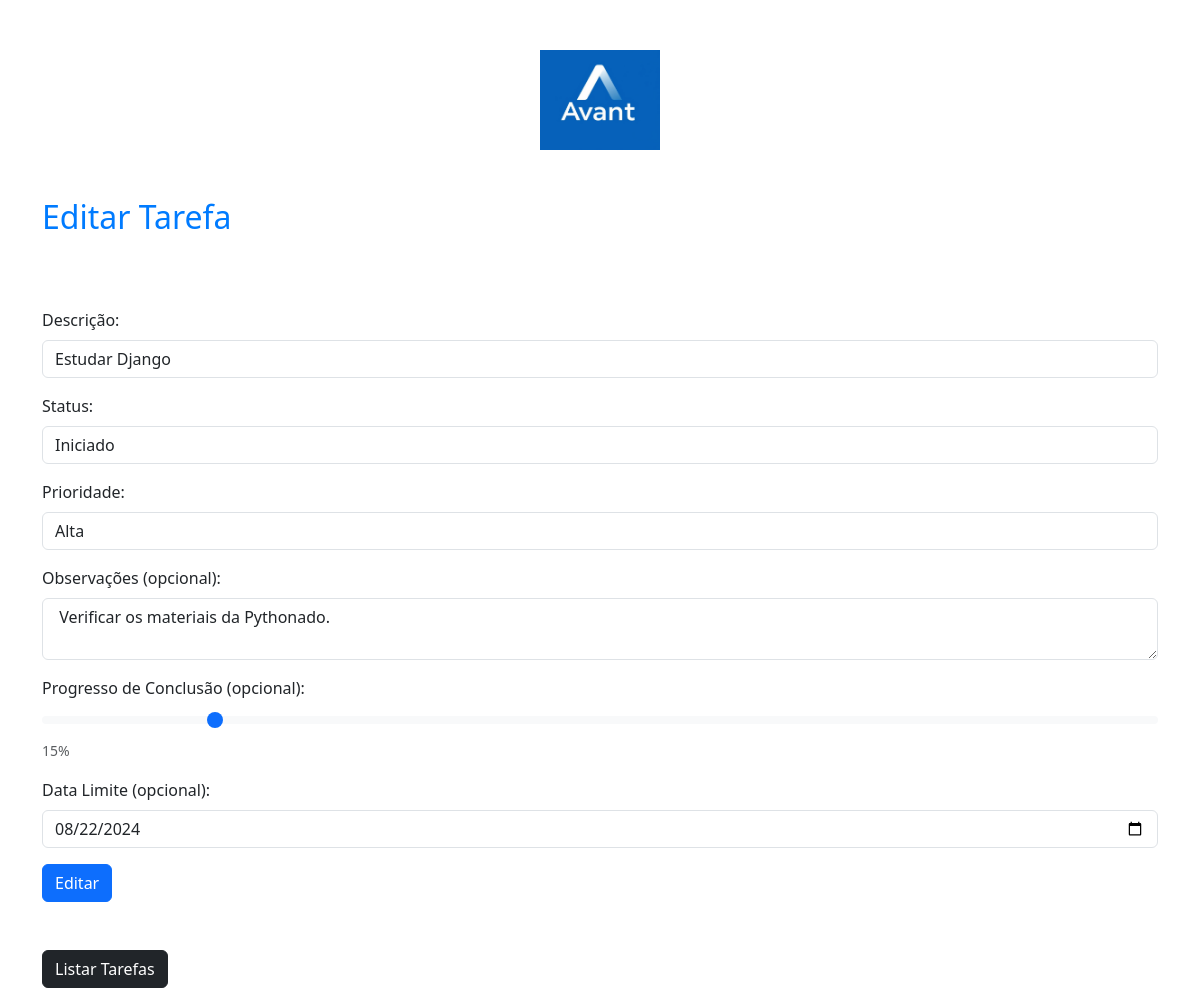
The page /editar_tarefa/7/ (signed in) on the database as committed earlier.
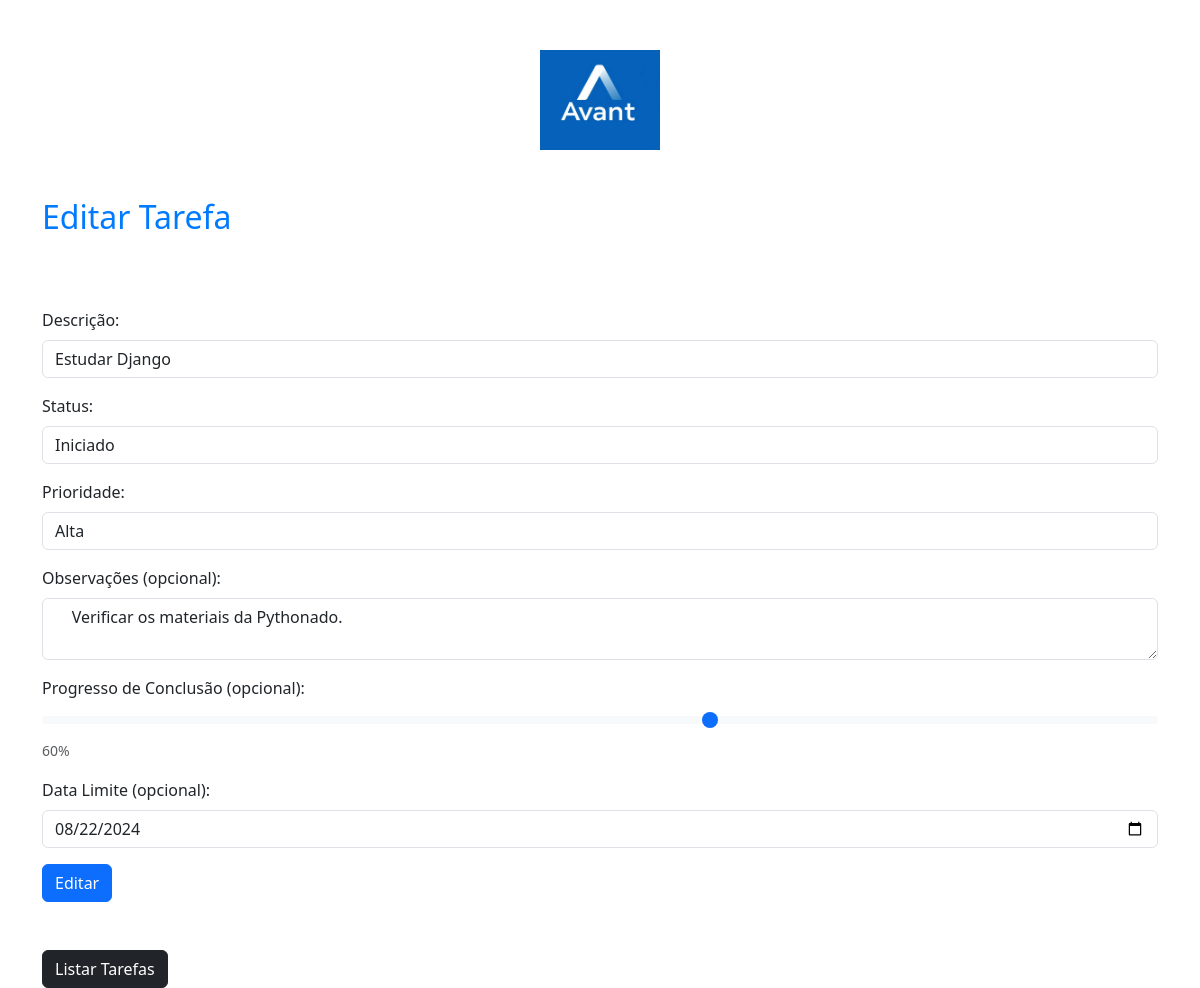
The same page on the database as committed later.
### tarefas/models.py (models this page shows, shortened)
class Tarefas(models.Model):
    status_choices = (
        (1, "Pendente"),
        (2, "Iniciado"),
        (3, "Concluído"),
        (4, "Excluído"),
    )
    prioridade_choices = (
        (1, "Baixa"),
        (2, "Média"),
        (3, "Alta"),
    )
    descricao = models.CharField(
        max_length=255, verbose_name="Descrição", null=False, blank=False
    )
    status = models.IntegerField(
        choices=status_choices, default=1, verbose_name="Status"
    )
    prioridade = models.IntegerField(
        choices=prioridade_choices, default=1, verbose_name="Prioridade"
    )
    obs = models.TextField(blank=True, null=True)
    progresso_conclusao = models.IntegerField(default=0, blank=True, null=True)
    dataInicio = models.DateTimeField(auto_now_add=True)
    dataFim = models.DateTimeField(blank=True, null=True)
    dataLimite = models.DateTimeField(blank=True, null=True)
    user = models.ForeignKey(User, on_delete=models.CASCADE)

### tarefas/views.py (the view)
# urls.py: path("editar_tarefa/<int:tarefa_id>/", views.editar_tarefa, name="editar_tarefa"),
def editar_tarefa(request, tarefa_id):
    tarefa = get_object_or_404(Tarefas, id=tarefa_id)
    if tarefa.user == request.user:
        if request.method == "POST":
            descricao = request.POST.get("descricao")
            status = int(request.POST.get("status"))
            prioridade = int(request.POST.get("prioridade"))
            obs = request.POST.get("obs")
            dataLimite = request.POST.get("dataLimite")
            if status == 3:
                dataFim = datetime.now().date()
                progresso_conclusao = 100
            else:
                dataFim = None
                progresso_conclusao = int(request.POST.get("progresso_conclusao"))
            try:
                dataLimite = datetime.strptime(dataLimite, "%Y-%m-%d").date()
            except ValueError:
                messages.add_message(
                    request,
                    constants.ERROR,
                    "Data Limite inválida. Utilize o formato DD-MM-YYYY.",
                )
                return render(
                    request,
                    "editar_tarefa.html",
                    {
                        "tarefa_editar": tarefa,
                        "status_choices": Tarefas.status_choices,
                        "prioridade_choices": Tarefas.prioridade_choices,
                    },
                )
            tarefa.descricao = descricao
            tarefa.status = status
            tarefa.prioridade = prioridade
            tarefa.obs = obs
            tarefa.progresso_conclusao = progresso_conclusao
            tarefa.dataLimite = dataLimite
            tarefa.dataFim = dataFim
            tarefa.save()  # Salva as alterações no banco de dados
            messages.add_message(
                request, constants.SUCCESS, "Tarefa editada com sucesso!"
            )
            return redirect("listar_tarefas")
        else:
            status_choices = Tarefas.status_choices
            prioridade_choices = Tarefas.prioridade_choices
            return render(
                request,
                "cadastrar_tarefa.html",
                {
                    "tarefa_editar": tarefa,
                    "status_choices": status_choices,
                    "prioridade_choices": prioridade_choices,
                },
            )
    else:
        messages.add_message(
            request, constants.ERROR, "Você não tem permissão para editar esta tarefa."
        )
        return redirect("listar_tarefas")

### tarefas/templates/cadastrar_tarefa.html (shortened to what this page needs)
{% load static %}
<!DOCTYPE html>
<html lang="pt-br">
<head>
    <link href="https://cdn.jsdelivr.net/npm/bootstrap@5.3.0-alpha1/dist/css/bootstrap.min.css" rel="stylesheet">
    <link rel="stylesheet" href="{% static 'tarefas/css/tarefas.css' %}">
</head>
<body>
    <div class="row justify-content-center mb-5">
        <div class="col-md-4 text-center">
          <img src="{% static 'geral/img/LogoAvant1.jpg' %}" alt="Logo" class="img-fluid" style="margin-top: 50px; max-width: 200px; max-height: 100px;">
        </div>
      </div>
    <div class="container mt-5">
        <h2 class="mb-4">{% if tarefa_editar %} Editar Tarefa {% else %} Cadastrar Tarefa {% endif %}</h2>
        <br>
        <br>
        {% if tarefa_editar %}
            <form action="{% url 'editar_tarefa' tarefa_editar.id %}" method="POST"> {% csrf_token %}
        {% else %}
            <form action="{% url 'cadastrar_tarefa' %}" method="POST"> {% csrf_token %}
        {% endif %}
            <div class="mb-3">
                <label for="descricao" class="form-label">Descrição:</label>
                <input type="text" class="form-control" id="descricao" name="descricao" required {% if tarefa_editar %} value="{{tarefa_editar.descricao}}" {% endif %}>
            </div>
            <div class="mb-3">
                <label for="status" class="form-label">Status:</label>
                <select class="form-control" id="status" name="status">
                    {% for status_value, status_label in status_choices %}
                        <option value="{{ status_value }}" {% if tarefa_editar.status == status_value %} selected {% endif %} >{{ status_label }}</option>
                    {% endfor %}
                </select>
            </div>
            <div class="mb-3">
                <label for="prioridade" class="form-label">Prioridade:</label>
                <select class="form-control" id="prioridade" name="prioridade">
                    {% for prioridade_value, prioridade_label in prioridade_choices %}
                        <option value="{{ prioridade_value }}" {% if tarefa_editar.prioridade == prioridade_value %} selected {% endif %}>{{ prioridade_label }}</option>
                    {% endfor %}
                </select>
            </div>
            <div class="mb-3">
                <label for="obs" class="form-label">Observações (opcional):</label>
                <textarea class="form-control" id="obs" name="obs" >{% if tarefa_editar %} {{tarefa_editar.obs}} {% endif %}</textarea>
            </div>
            <div class="mb-3">
                <label for="progresso_conclusao" class="form-label">Progresso de Conclusão (opcional):</label>
                <input type="range" class="form-range" min="0" max="100" id="progresso_conclusao" name="progresso_conclusao" {% if tarefa_editar %} value="{{tarefa_editar.progresso_conclusao}}" {% else %} value="0" {% endif %}>
                <span id="progresso_valor" class="form-text">{% if tarefa_editar %} {{tarefa_editar.progresso_conclusao}}% {% else %} 0% {% endif %}</span>
            </div>
            <div class="mb-3">
                <label for="dataLimite" class="form-label">Data Limite (opcional):</label>
                <input type="date" class="form-control" id="dataLimite" name="dataLimite" {% if tarefa_editar %} value="{{ tarefa_editar.dataLimite|date:'Y-m-d' }}" {% endif %}>
            </div>
            <button type="submit" class="btn btn-primary">{% if tarefa_editar %} Editar {% else %} Cadastrar {% endif %}</button>
        </form>
        <br><br>
        <a href="{% url 'listar_tarefas' %}"  class="btn btn-dark">Listar Tarefas</a>
    </div>
</body>
</html>

### templates/static/tarefas/css/tarefas.css (style rules this page uses)
.container { margin-top: 50px; }
h2 { color: #007bff; }
.form-range { width: 100%; }
#progresso_valor { margin-left: 10px; }
a { text-decoration: none; }

Rows that differ between the two databases and show on the page:
changed Tarefas "Estudar Django": progresso_conclusao "15" → "60"
